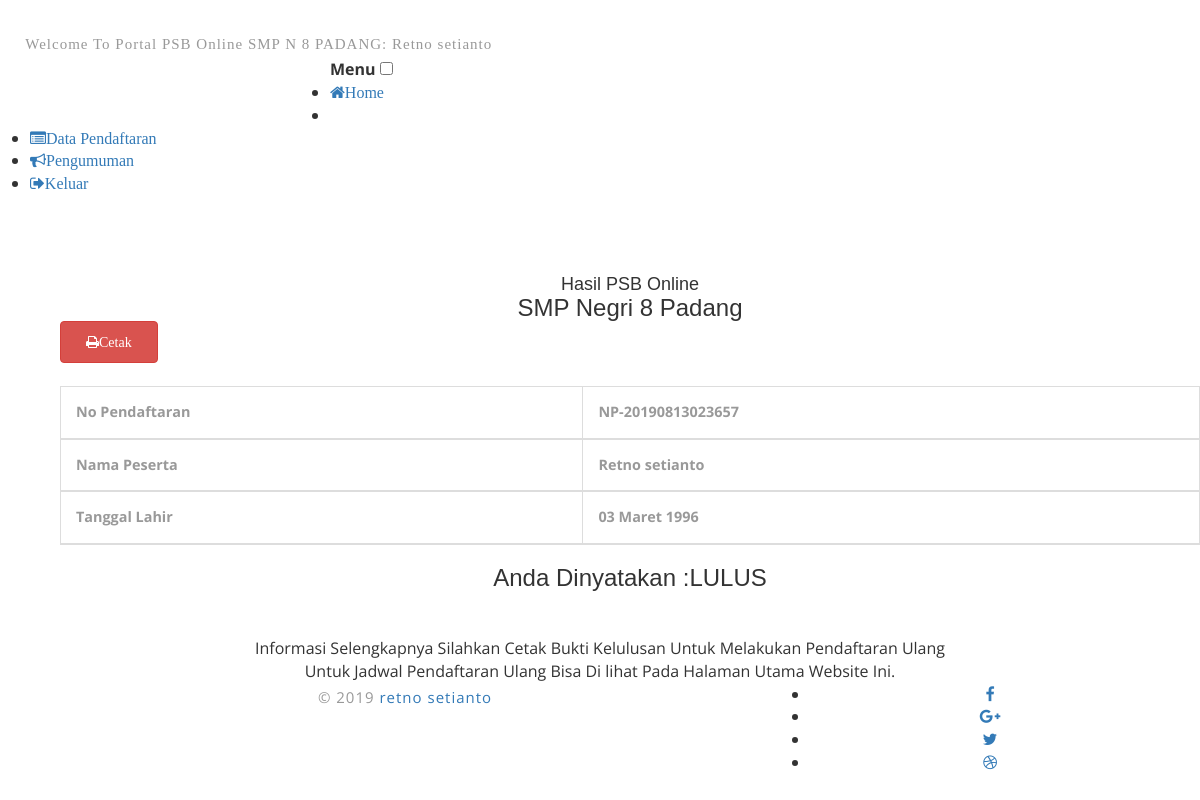
Page /member?page=pengumuman_lulus&id=4 (signed in) on the committed database.
### tables this page shows
CREATE TABLE `tbl_pendaftar` (
  `id_pendaftaran` int(11) NOT NULL,
  `id_register` int(11) NOT NULL,
  `no_pendaftaran` varchar(30) NOT NULL,
  `tgl_daftar` date NOT NULL,
  `NISN` varchar(30) NOT NULL,
  `nama` varchar(30) NOT NULL,
  `tempat_lahir` text NOT NULL,
  `tgl_lahir` date NOT NULL,
  `jenis_kelamin` varchar(30) NOT NULL,
  `agama` varchar(34) NOT NULL,
  `asal_sekolah` varchar(30) NOT NULL,
  `nm_ayah` varchar(50) NOT NULL,
  `nm_ibu` varchar(50) NOT NULL,
  `pekerjaan` varchar(50) NOT NULL,
  `bahasa_indonesia` varchar(56) NOT NULL,
  `ipa` varchar(45) NOT NULL,
  `matematika` varchar(45) NOT NULL,
  `bahasa_inggris` varchar(45) NOT NULL,
  `pas_foto` text NOT NULL,
  `foto_skhu` text NOT NULL,
  `alamat` text NOT NULL,
  `no_tlp` varchar(30) NOT NULL,
  `konfirmasi` varchar(50) NOT NULL
);

### member/tglindo.php (called while the page is built)
<?php
function TanggalIndo($date){
    $BulanIndo = array("Januari", "Februari", "Maret", "April", "Mei", "Juni", "Juli", "Agustus", "September", "Oktober", "November", "Desember");
    $tahun = substr($date, 0, 4);
    $bulan = substr($date, 5, 2);
    $tgl   = substr($date, 8, 2);
    $result = $tgl . " " . $BulanIndo[(int)$bulan-1] . " ". $tahun;
    return($result);
}
?>

### member/pengumuman_lulus.php (the view, shortened to what this page needs)
<section class="contact pb-5" id="contact">
	<div class="container pb-xl-5 pb-lg-3">
		<div class="col-lg-12 main_grid_contact" data-aos="flip-left" data-aos-easing="ease-out-cubic"
			data-aos-duration="2000">
<body>
      <div class="container">
              <div align="center">
                  <h4>Hasil PSB Online</h4>
                  <h3>SMP Negri 8 Padang</h3>
              </div>
      <?php
            include "tglindo.php";
            include "koneksi.php";
            $id = $_GET['id'];
                $pilih = mysqli_query($koneksi,"SELECT * FROM tbl_pendaftar WHERE id_register='$id'");
                while($data = mysqli_fetch_array($pilih)){
                $idpen = $data['id_pendaftaran'];
      ?>
          <body>
        <?php
          if($data["konfirmasi"]=="LULUS"){
        ?>
              <div>
                  <a href="cetak_bukti.php?id=<?= $idpen ?>"  class="btn btn-danger"><i  class="btn fa fa-print fa-1x ">Cetak</i></a>
              </div>
              <?php }
          elseif ($data['konfirmasi']=="TIDAK LULUS") { ?>
          <?php   } ?>
                <br>
                <table class="table table-bordered">
                  <thead>
                    <tr>
                      <th>No Pendaftaran</th>
                      <th><?= $data['no_pendaftaran']?></th>
                    </tr>
                    <tr>
                      <th>Nama Peserta</th>
                      <th><?= $data['nama']?></th>
                    </tr>
                    <tr>
                      <th>Tanggal Lahir</th>
                      <th><?= TanggalIndo($data['tgl_lahir']);?></th>
                    </tr>
                  </thead>
                </table>
              <div align="center">
                  <h3>Anda Dinyatakan :<?= $data['konfirmasi']?></h3>
              </div>
                    <?php } ?>
          </div>
          </body>
            <br><br>
                <div align="center">
                   <td >Informasi Selengkapnya Silahkan Cetak Bukti Kelulusan Untuk Melakukan Pendaftaran Ulang <br>
                    Untuk Jadwal Pendaftaran Ulang Bisa Di lihat Pada Halaman Utama Website Ini.</td>
            </div>
        </body>

### css/style.css (style rules this page uses)
html, body { margin: 0; font-size: 100%; background: #fff; font-family: 'Open Sans', sans-serif; }
body a { text-decoration: none; transition: 0.5s all; -webkit-transition: 0.5s all; -moz-transition: 0.5s all; -o-transition: 0.5s all; -ms-transition: 0.5s all; }
h1, h2, h3, h4, h5, h6 { margin: 0; font-family: 'Raleway', sans-serif; }
.banner-bottom-w3l, .contact { padding: 5em 0 0; }
.table>thead>tr>th, .table>tbody>tr>th, .table>tfoot>tr>th, .table>thead>tr>td, .table>tbody>tr>td, .table>tfoot>tr>td { border-top: none !important; }
.table td, .table>tbody>tr>td, .table>tbody>tr>th, .table>tfoot>tr>td, .table>tfoot>tr>th, .table>thead>tr>td, .table>thead>tr>th { padding: 15px!important; }
.table>thead>tr>th, .table>tbody>tr>th, .table>tfoot>tr>th, .table>thead>tr>td, .table>tbody>tr>td, .table>tfoot>tr>td { font-size: 0.9em; color: #999; border-top: none !important; }

### rows in the picture
tbl_pendaftar: no_pendaftaran "NP-20190813023657", nama "Retno setianto", tgl_lahir "03 Maret 1996", konfirmasi "LULUS"

### other values in the picture
$_SESSION['nm'] "Retno setianto"
